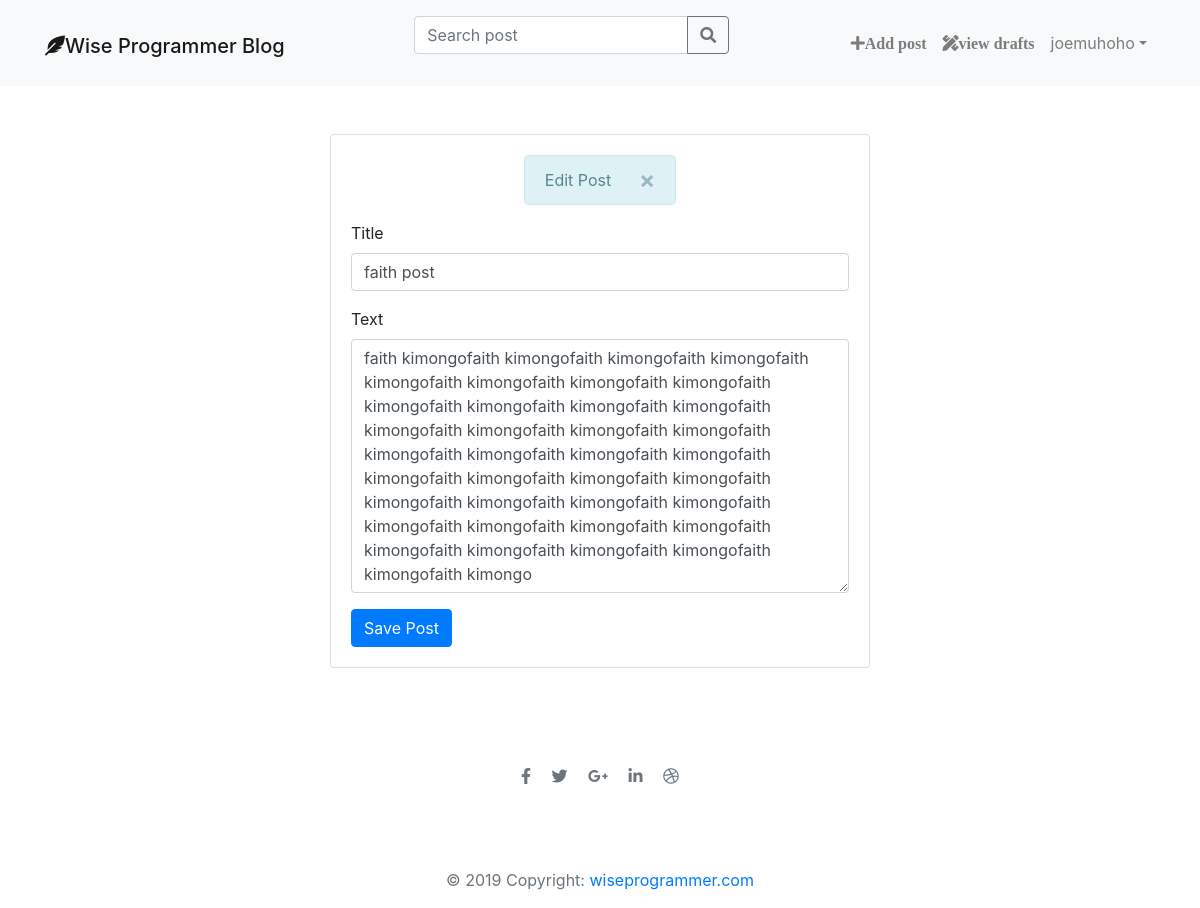
The app's page /post/51/edit/ (signed in) with its own data.
### blog/models.py (models this page shows, shortened)
class Post(models.Model):
    author = models.ForeignKey('auth.User', on_delete=models.CASCADE)
    title = models.CharField(max_length=10000)
    text = models.TextField()
    created_date = models.DateTimeField(default=timezone.now)
    published_date = models.DateTimeField(blank=True, null=True)
    edited_date = models.DateTimeField(blank=True, null=True)

### blog/views.py (the view)
# urls.py: path('post/<int:pk>/edit/', views.post_edit, name='post_edit'),
@login_required
def post_edit(request, pk):
    post = get_object_or_404(Post, pk=pk)
    if request.method == 'POST':
        form = PostForm(request.POST, instance=post)
        if form.is_valid():
            post = form.save(commit=False)
            post.author = request.user
            post.edited_date = timezone.now()
            post.save()
            messages.success(request, 'Post Updated')
            return redirect('post_detail', pk=post.pk)
    else:
        form = PostForm(instance=post)
        stuff_for_frontend = {'form': form, 'post': post}
        messages.info(request, 'Edit Post')
    return render(request, 'blog/post_edit.html', stuff_for_frontend)

### blog/forms.py
class PostForm(forms.ModelForm):
    title = forms.CharField(widget=forms.TextInput(
        attrs={'class': 'form-control', 'placeholder': 'Post title'}))
    text = forms.CharField(widget=forms.Textarea(
        attrs={'class': 'form-control', 'placeholder': 'Post body'}))
    class Meta:
        model = Post
        fields = ('title', 'text')

### blog/templates/blog/post_edit.html
{% extends 'blog/base.html' %} {% block title%} {{ post.title }} {% endblock%}
{% load crispy_forms_tags %}
{% block mainnav %}
  {% include "navbar.html" %}
{% endblock %}
{% block content%}
<div class="container mt-4 mb-4">
    <div class="row justify-content-center">
      <div class="col-xs-12 col-sm-10 col-md-6  ">
        <div class="card">
          <div class="card-body">
            {% include "message.html" %}
              <form method="POST" >
                {% csrf_token %} {{ form|crispy }}
                <button type="submit" class="btn btn-primary">Save Post</button>
              </form>
          </div>
        </div>
      </div>
    </div>
  </div>
{% endblock %}

### blog/templates/navbar.html (shortened to what this page needs)
<nav class="navbar navbar-expand-lg bg-light navbar-light sticky-top mb-4">
      <div class="container">
        <div class="navbar-header">
          <h1> <a class="navbar-brand" href="{% url 'post_list'%}"><i class="fas fa-feather-alt"></i>Wise Programmer Blog</a> </h1>
        </div>
        <div class="collapse navbar-collapse" id="collapsibleNavbar">
          <ul class="nav navbar-nav ml-auto">
            <form method="get" action="{%url 'search' %}" class="form-inline my-2  ">
              <div class="input-group mb-3">
                <input type="search" name="query" class="form-control" placeholder="Search post" aria-label="Search post" aria-describedby="basic-addon2" >
                <div class="input-group-append">
                  <button class="btn btn-outline-secondary" type="submit" >
                    <i class="fas fa-search"></i>
                  </button>
                </div>
              </div>
            </form>
          </ul>
        </div>
        <div class="collapse navbar-collapse " id="collapsibleNavbar">
          <ul class="nav navbar-nav ml-auto">
            {% if user.is_authenticated %}
            <li class="nav-item">
              <a class="nav-link" href="{% url 'post_new'%}"><i class="fa fa-plus">Add post</i></a>
            </li>
            <li class="nav-item">
              <a class="nav-link" href="{% url 'post_draft_list' %}"><i class="fas fa-pencil-ruler fa">view drafts</i></a>
            </li>
            <li class="nav-item dropdown">
              <a class="nav-link dropdown-toggle" href="#" id="navbarDropdown" role="button" data-toggle="dropdown" aria-haspopup="true" aria-expanded="false">{{ user.username}}</a>
            </li>
          </ul>
          {% else %}
                <form class="form-inline ">
                  <a class="btn btn-outline-secondary mr-4 " href="{% url 'login'%}" style="border:none;" ><i class="fas fa-sign-in-alt fa"></i>Log in</a>
                  <a class="btn btn-outline-primary mr-4" href="{% url 'signup'%}" style="border:none; ><i class="fas fa-user-plus"></i> Sign up</a>
                </form>
                {% endif %}
        </div>
      </div>
    </nav>

### records on screen
Post: title "faith post", text "faith kimongofaith kimongofaith kimongofaith kimongofaith kimongofaith kimongofaith kimongofaith kimongofaith kimongofaith kimongofaith kimongofaith kimongofaith kimongofaith kimongofaith kimongofaith kimongofaith kimongofaith kimongofaith kimongofaith kimongofaith kimongofaith kimongofaith kimongofaith kimongofaith kimongofaith kimongofaith kimongofaith kimongofaith kimongofaith kimongofaith kimongofaith kimongofaith kimongofaith kimongofaith kimongofaith kimongofaith kimongofaith kimongo"

### other values on screen
{{ user.username }} "joemuhoho"
{{ message }} "Edit Post"
